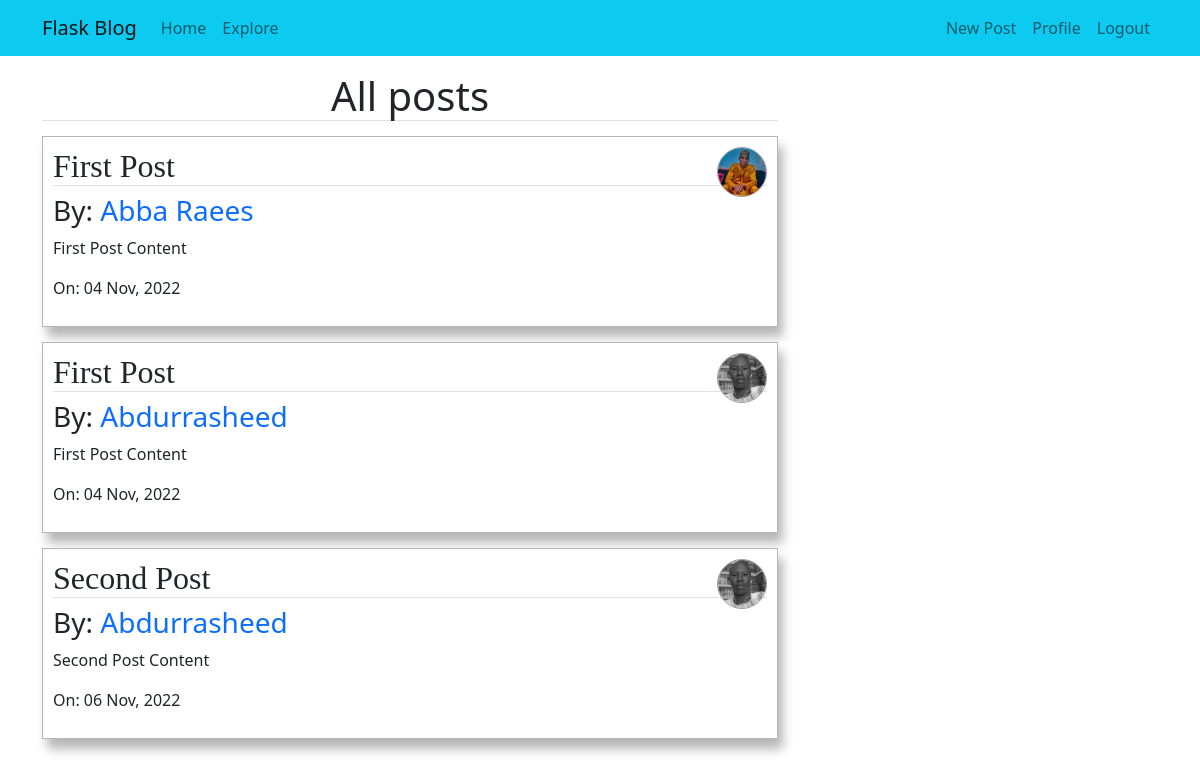
/posts (signed in), run on the app's committed database.
### app/models.py (models this page shows, shortened)
class Post(db.Model):
    id = db.Column(db.Integer, primary_key=True)
    title = db.Column(db.String(20), nullable=False)
    content = db.Column(db.String, nullable=False)
    date_posted = db.Column(db.DateTime, index=True, default=datetime.utcnow)
    user_id = db.Column(db.Integer, db.ForeignKey('user.id'))

class User(db.Model, UserMixin):
    id = db.Column(db.Integer, primary_key=True)
    username = db.Column(db.String(20), unique=True, nullable=False)
    email = db.Column(db.String(120), unique=True, nullable=False)
    password_hash = db.Column(db.String(20), nullable=False)
    image_file = db.Column(db.String, default='vector.jpg')
    about = db.Column(db.String, nullable=True)
    last_seen = db.Column(db.DateTime, default=datetime.utcnow)
    posts = db.relationship('Post', backref='author', lazy='dynamic')
    followed = db.relationship('User',
        secondary = followers,
        primaryjoin = (followers.c.follower_id == id),
        secondaryjoin = (followers.c.followed_id == id),
        backref = db.backref('followers', lazy='dynamic'),
        lazy = 'dynamic'
    )

### app/blog.py (the view)
@bp.route('/')
@bp.route('/posts')
@login_required
def posts():
    posts = Post.query.all()
    return render_template('blog/posts.html', title='Home', posts=posts)

### app/auth.py (called while the page is built)
@login_manager.user_loader
def load_user(id):
    user = User.query.get_or_404(int(id))
    return user

### app/blog.py (called while the page is built)
@bp.before_request
def before_request():
    if current_user.is_authenticated:
        current_user.last_seen = datetime.utcnow()
        db.session.commit()

### app/templates/blog/posts.html
{% extends 'layout.html' %}
{% block content %}
    <h1 class="border-bottom" style="text-align: center;">All posts</h1>
    <div class="mb-5">
        {% for post in posts %}
           <div class="content-section">
                <img src="{{ url_for('static', filename='profile_pics/'+post.author.image_file) }}" class="img" style="width: 50px; height: 50px; float: right;">
                <h2 class="border-bottom title">{{ post.title }}</h2>
                <h3>By: <a class="link" href="{{ url_for('blog.profile', id=post.author.id) }}">{{ post.author.username }}</a></h3>
                <p>{{ post.content }}</p>
                <p>On: {{ post.date_posted.strftime("%d %b, %Y") }}</p>
           </div>
        {% endfor %}
    </div>
{% endblock %}

### app/static/main.css (style rules this page uses)
.content-section { border: 1px solid rgba(0, 0, 0, 0.288); padding: 10px; box-shadow: 5px 10px 10px rgba(0, 0, 0, 0.288); margin-top: 15px; background-color:#fff; }
.title { font-family: 'Times New Roman', Times, serif; }
.link { text-decoration: none; }
.img { width: 100px; border: 1px solid rgb(158, 151, 151); border-radius: 50px; }

### data on the page
Post: image_file (picture), title "First Post", author.username "Abba Raees", content "First Post Content", date_posted "04 Nov, 2022"
Post: image_file (picture), title "First Post", author.username "Abdurrasheed", content "First Post Content", date_posted "04 Nov, 2022"
Post: image_file (picture), title "Second Post", author.username "Abdurrasheed", content "Second Post Content", date_posted "06 Nov, 2022"
